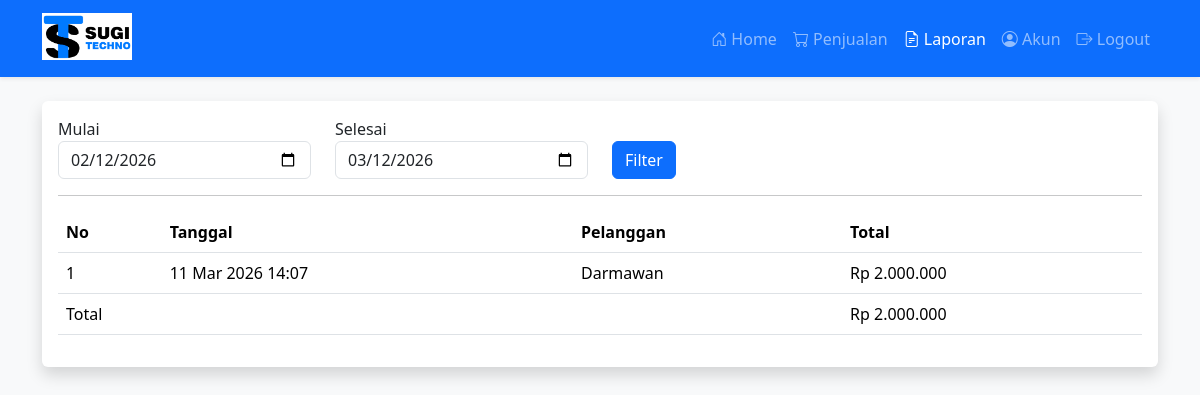
The page /Kasir/laporan.php (signed in) on the database its author committed.
### tables this page shows
CREATE TABLE `penjualan` (
  `id_penjualan` int(11) NOT NULL,
  `id_pelanggan` int(11) DEFAULT NULL,
  `id_rekening` int(11) NOT NULL,
  `id_toko` int(11) NOT NULL,
  `id_user` int(11) NOT NULL,
  `tanggal_penjualan` datetime NOT NULL,
  `total_penjualan` int(11) NOT NULL,
  `bayar_penjualan` int(11) NOT NULL,
  `kembalian_penjualan` int(11) NOT NULL
);

CREATE TABLE `pelanggan` (
  `id_pelanggan` int(11) NOT NULL,
  `id_toko` int(11) NOT NULL,
  `nama_pelanggan` varchar(100) NOT NULL,
  `email_pelanggan` varchar(100) NOT NULL,
  `telepon_pelanggan` varchar(25) NOT NULL,
  `alamat_pelanggan` varchar(100) NOT NULL
);

### Kasir/oop/Produk.php (called while the page is built, shortened)
<?php
class Produk{
    public function __construct($nama_produk,$harga){
        $this->harga = $harga;
    }
}
?>

### Kasir/oop/Transaksi.php (called while the page is built, shortened)
<?php
require_once "Produk.php";
class Transaksi extends Produk implements TransaksiInterface{
    public $qty;
    public function __construct($nama_produk,$harga,$qty){
        $this->qty = $qty;
    }
    public function hitungTotal($harga,$qty){
        return $harga * $qty;
    }
    public function totalPenjualan(){
        return $this->hitungTotal($this->harga,$this->qty);
    }
}
?>

### functions.php (called while the page is built)
<?php
function formatRupiah($angka){
    return "Rp " . number_format($angka,0,',','.');
}
?>

### Kasir/laporan.php (the view, shortened to what this page needs)
<?php
include '../koneksi.php';
include '../functions.php';
require_once "oop/Transaksi.php";
require_once "models/Produk.php";
if(isset($_POST['tglm']) AND $_POST['tgls'])
{
  $tglm = $_POST['tglm'];
  $tgls = $_POST['tgls'];
}
else
{
  $tgls = date("Y-m-d");
  $tglm = (new DateTime($tgls))->modify("-1 month")->format("Y-m-d");
}
$laporan = array();
$id_toko = $_SESSION['user']['id_toko'];
$id_user = $_SESSION['user']['id_user'];
$ambil = $koneksi->query("SELECT * FROM penjualan
                          LEFT JOIN pelanggan ON penjualan.id_pelanggan=pelanggan.id_pelanggan
                          WHERE penjualan.id_toko='$id_toko' AND id_user='$id_user' AND DATE(tanggal_penjualan) BETWEEN '$tglm' AND '$tgls'  ");
while($tiap = $ambil->fetch_assoc())
{
$laporan[] = $tiap;
}
?>
<!DOCTYPE html>
<html lang="en">
<head>
    <link rel="stylesheet" href="../assets/css/bootstrap.min.css">
    <link rel="stylesheet" href="https://cdn.jsdelivr.net/npm/bootstrap-icons@1.11.3/font/bootstrap-icons.css">
</head>
<body>
<nav class="navbar navbar-expand-lg bg-primary navbar-dark mb-4 shadow-sm">
  <div class="container">
    <a class="navbar-brand" href="#">
    <img src="../assets/img/logo.png" alt="" width="90" class="mb-1">
    </a>
    <div class="collapse navbar-collapse" id="navbarNav">
      <ul class="navbar-nav ms-auto">
        <li class="nav-item">
          <a class="nav-link" href="index.php">
            <i class="bi bi-house-door"></i> Home
          </a>
        </li>
        <li class="nav-item">
          <a class="nav-link" href="penjualan.php">
            <i class="bi bi-cart"></i> Penjualan
          </a>
        </li>
        <li class="nav-item">
          <a class="nav-link active" href="laporan.php">
            <i class="bi bi-file-earmark-text"></i> Laporan
          </a>
        </li>
        <li class="nav-item">
          <a class="nav-link" href="akun.php">
            <i class="bi bi-person-circle"></i> Akun
          </a>
        </li>
        <li class="nav-item">
          <a class="nav-link" href="logout.php">
            <i class="bi bi-box-arrow-right"></i> Logout
          </a>
        </li>
      </ul>
    </div>
  </div>
</nav>
<div class="container">
    <div class="card border-0 shadow">
        <div class="card-body">
            <form action="" method="post">
                <div class="row">
                    <div class="col-md-3">
                        <label for="">Mulai</label>
                        <input type="date" name="tglm" class="form-control" value="<?php echo $tglm ?>">
                    </div>
                    <div class="col-md-3">
                        <label for="">Selesai</label>
                        <input type="date" name="tgls" class="form-control" value="<?php echo $tgls ?>">
                    </div>
                    <div class="col-md-3">
                        <label for="">&nbsp;</label><br>
                        <button class="btn btn-primary" name="filter">Filter</button>
                    </div>
                </div>
            </form>
            <hr>
            <table class="table">
            <thead>
              <tr>
                <th>No</th>
                <th>Tanggal</th>
                <th>Pelanggan</th>
                <th>Total</th>
              </tr>
            </thead>
            <tbody>
              <?php $grandtotal = 0; ?>
              <?php foreach($laporan as $key => $value): ?>
              <?php
                $transaksi = new Transaksi("Elektronik",$value['total_penjualan'],1);
                $total = $transaksi->totalPenjualan();
                $grandtotal += $total;
              ?>
              <tr>
                <td><?php echo $key+1 ?></td>
                <td><?php echo date("d M Y H:i", strtotime($value['tanggal_penjualan'])) ?></td>
                <td><?php echo $value['nama_pelanggan'] ?></td>
                <td><?php echo formatRupiah($total) ?></td>
              </tr>
              <?php endforeach ?>
            </tbody>
            <tfoot>
              <tr>
                <td colspan="3">Total</td>
                <td><?php echo formatRupiah($grandtotal) ?></td>
              </tr>
            </tfoot>
          </table>
        </div>
    </div>
</div>
</body>
</html>

### Kasir/laporan.php (style rules this page uses)
body { background-color: #f8f9fa; }

### rows shown on the page
penjualan: tanggal_penjualan "11 Mar 2026 14:07", id_pelanggan.nama_pelanggan "Darmawan", total_penjualan "Rp 2.000.000"
